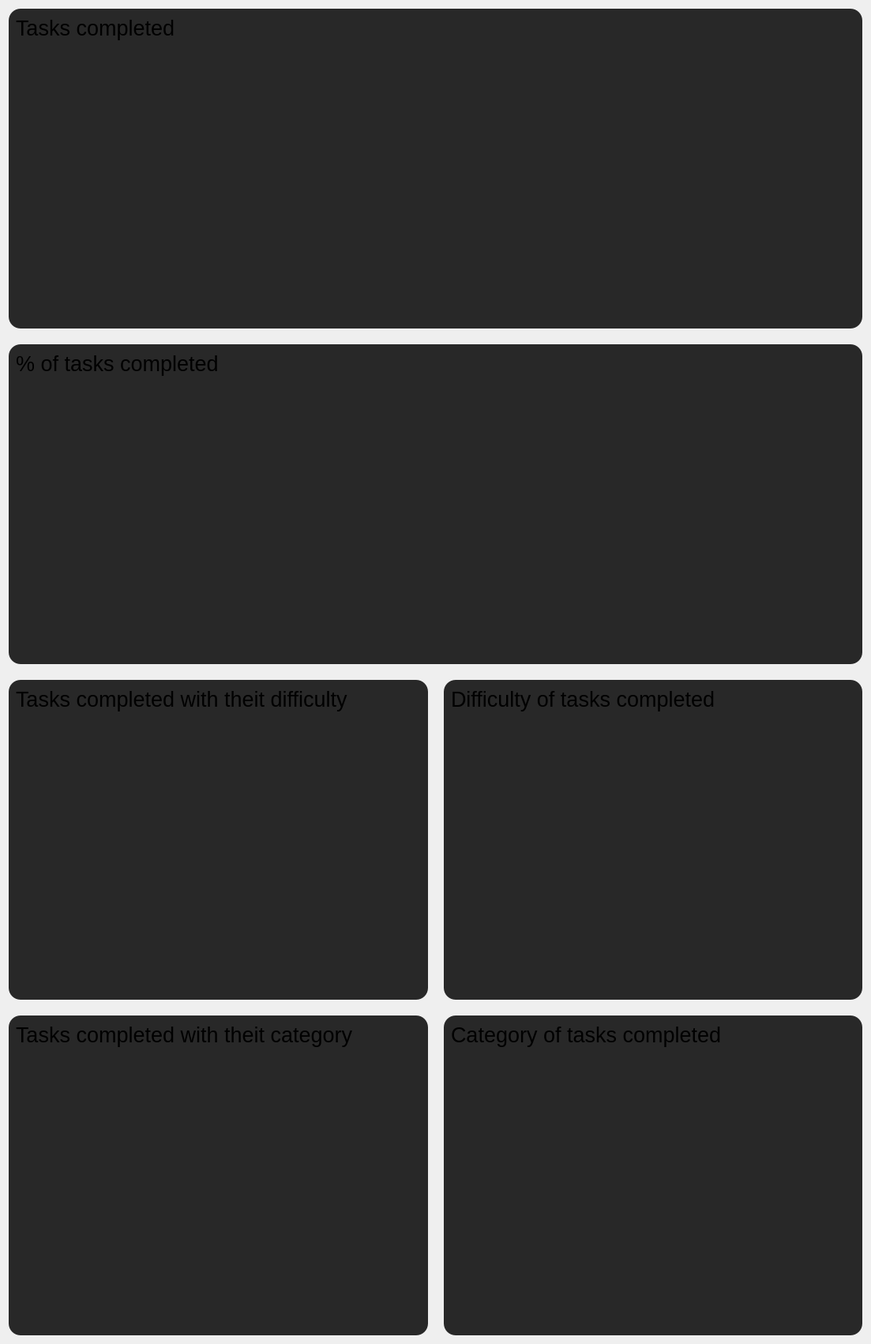
          <widget class="QWidget" name="graph_scrollwidget">
           <property name="geometry">
            <rect>
             <x>0</x>
             <y>0</y>
             <width>1103</width>
             <height>1696</height>
            </rect>
           </property>
           <layout class="QVBoxLayout" name="verticalLayout_18">
            <property name="spacing">
             <number>20</number>
            </property>
            <item>
             <widget class="QWidget" name="task_widget" native="true">
              <property name="styleSheet">
               <string notr="true">background-color: rgb(40,40, 40);
border: none;
border-radius: 15px;</string>
              </property>
              <layout class="QVBoxLayout" name="verticalLayout_6">
               <item>
                <widget class="QLabel" name="task_widget_label">
                 <property name="font">
                  <font>
                   <pointsize>20</pointsize>
                  </font>
                 </property>
                 <property name="text">
                  <string>Tasks completed</string>
                 </property>
                </widget>
               </item>
               <item>
                <widget class="QWidget" name="task_line" native="true">
                 <property name="minimumSize">
                  <size>
                   <width>0</width>
                   <height>350</height>
                  </size>
                 </property>
                </widget>
               </item>
              </layout>
             </widget>
            </item>
            <item>
             <widget class="QWidget" name="perc_task_widget" native="true">
              <property name="styleSheet">
               <string notr="true">background-color: rgb(40,40, 40);
border: none;
border-radius: 15px;</string>
              </property>
              <layout class="QVBoxLayout" name="verticalLayout_13">
               <item>
                <widget class="QLabel" name="perc_task_label">
                 <property name="font">
                  <font>
                   <pointsize>20</pointsize>
                  </font>
                 </property>
                 <property name="text">
                  <string>% of tasks completed</string>
                 </property>
                </widget>
               </item>
               <item>
                <widget class="QWidget" name="perc_task_line" native="true">
                 <property name="minimumSize">
                  <size>
                   <width>0</width>
                   <height>350</height>
                  </size>
                 </property>
                </widget>
               </item>
              </layout>
             </widget>
            </item>
            <item>
             <layout class="QHBoxLayout" name="diff_layout" stretch="1,1">
              <item>
               <widget class="QWidget" name="diff_bar_widget" native="true">
                <property name="styleSheet">
                 <string notr="true">background-color: rgb(40,40, 40);
border: none;
border-radius: 15px;</string>
                </property>
                <layout class="QVBoxLayout" name="verticalLayout_14">
                 <item>
                  <widget class="QLabel" name="diff_bar_label">
                   <property name="font">
                    <font>
                     <pointsize>20</pointsize>
                    </font>
                   </property>
                   <property name="text">
                    <string>Tasks completed with theit difficulty</string>
                   </property>
                  </widget>
                 </item>
                 <item>
                  <widget class="QWidget" name="diff_bar" native="true">
                   <property name="minimumSize">
                    <size>
                     <width>0</width>
                     <height>350</height>
                    </size>
                   </property>
                  </widget>
                 </item>
                </layout>
               </widget>
              </item>
              <item>
               <widget class="QWidget" name="diff_pie_widget" native="true">
                <property name="styleSheet">
                 <string notr="true">background-color: rgb(40,40, 40);
border: none;
border-radius: 15px;</string>
                </property>
                <layout class="QVBoxLayout" name="verticalLayout_15">
                 <item>
                  <widget class="QLabel" name="diff_pie_label">
                   <property name="font">
                    <font>
                     <pointsize>20</pointsize>
                    </font>
                   </property>
                   <property name="text">
                    <string>Difficulty of tasks completed</string>
                   </property>
                  </widget>
                 </item>
                 <item>
                  <widget class="QWidget" name="diff_pie" native="true">
                   <property name="minimumSize">
                    <size>
                     <width>0</width>
                     <height>350</height>
                    </size>
                   </property>
                  </widget>
                 </item>
                </layout>
               </widget>
              </item>
             </layout>
            </item>
            <item>
             <layout class="QHBoxLayout" name="categ_layout" stretch="1,1">
              <item>
               <widget class="QWidget" name="categ_bar_widget" native="true">
                <property name="styleSheet">
                 <string notr="true">background-color: rgb(40,40, 40);
border: none;
border-radius: 15px;</string>
                </property>
                <layout class="QVBoxLayout" name="verticalLayout_16">
                 <item>
                  <widget class="QLabel" name="categ_bar_label">
                   <property name="font">
                    <font>
                     <pointsize>20</pointsize>
                    </font>
                   </property>
                   <property name="text">
                    <string>Tasks completed with theit category</string>
                   </property>
                  </widget>
                 </item>
                 <item>
                  <widget class="QWidget" name="categ_bar" native="true">
                   <property name="minimumSize">
                    <size>
                     <width>0</width>
                     <height>350</height>
                    </size>
                   </property>
                  </widget>
                 </item>
                </layout>
               </widget>
              </item>
              <item>
               <widget class="QWidget" name="categ_pie_widget" native="true">
                <property name="styleSheet">
                 <string notr="true">background-color: rgb(40,40, 40);
border: none;
border-radius: 15px;</string>
                </property>
                <layout class="QVBoxLayout" name="verticalLayout_17">
                 <item>
                  <widget class="QLabel" name="categ_pie_label">
                   <property name="font">
                    <font>
                     <pointsize>20</pointsize>
                    </font>
                   </property>
                   <property name="text">
                    <string>Category of tasks completed</string>
                   </property>
                  </widget>
                 </item>
                 <item>
                  <widget class="QWidget" name="categ_pie" native="true">
                   <property name="minimumSize">
                    <size>
                     <width>0</width>
                     <height>350</height>
                    </size>
                   </property>
                  </widget>
                 </item>
                </layout>
               </widget>
              </item>
             </layout>
            </item>
           </layout>
          </widget>
